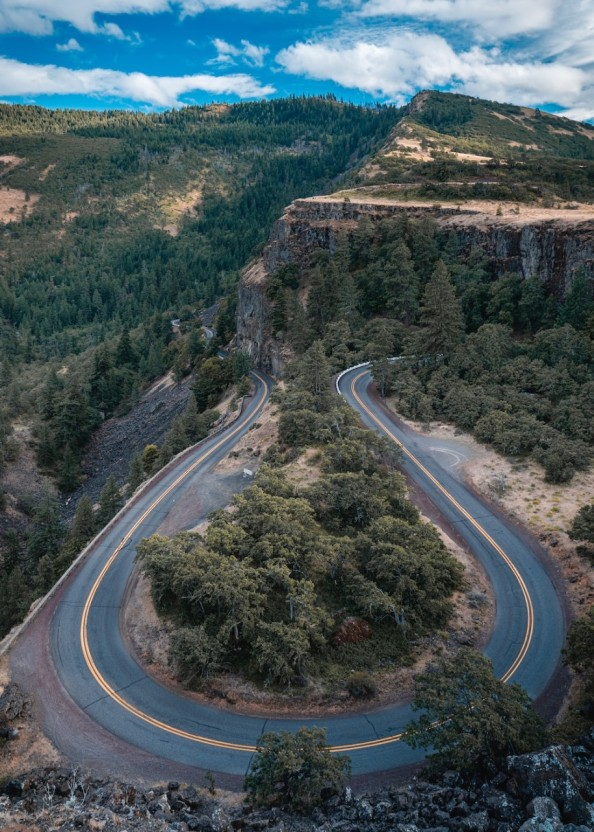
//> input picture 10.jpg, 594 x 832 px
$ ./외곽선_추출   (built with g++ and OpenCV 4)
//> lines starting //> are read from the running program, lines starting //| are printed output that depends on the picture; after the words box and inside, x2 and y2 are one past the last pixel; in counts of white or black regions, pixels touching at a corner belong together
#include <opencv2/opencv.hpp>

using namespace std;
using namespace cv;

int main() {
    Mat image = imread("10.jpg");
//> image is the input picture: 832 rows x 594 cols, CV_8UC3; mean B, G, R 90.8, 87, 72
    //Mat image2 = image.clone();

    //흑백으로 변환
    Mat gray;
    cvtColor(image, gray, COLOR_BGR2GRAY);
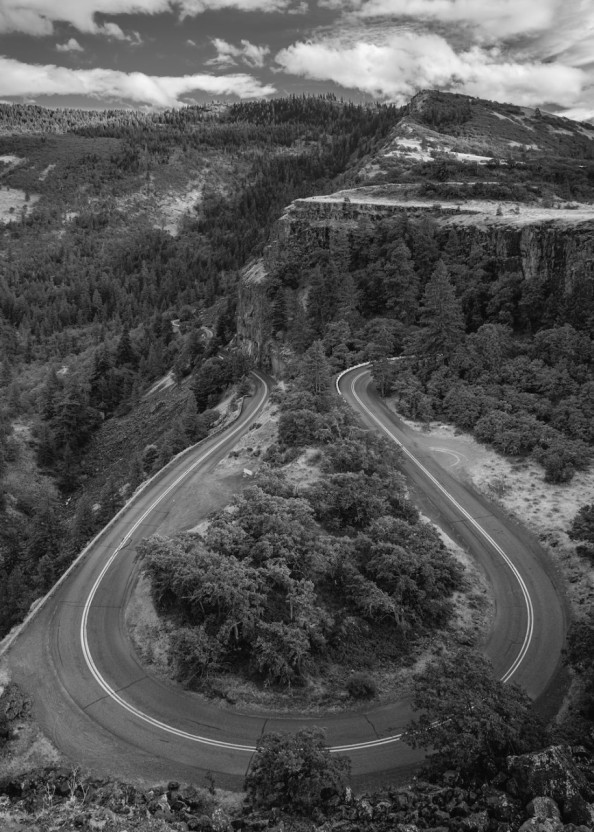
//> gray: 832 rows x 594 cols, CV_8UC1; min 1, max 250, mean 82.9

    //가우시안 블러-노이즈 제거
    GaussianBlur(gray, gray, Size(5, 5), 0);


    //캐니 에지 검출을 사용하여 이미지에서 에지 찾음
    Mat edge;
    Canny(gray, edge, 100, 100);
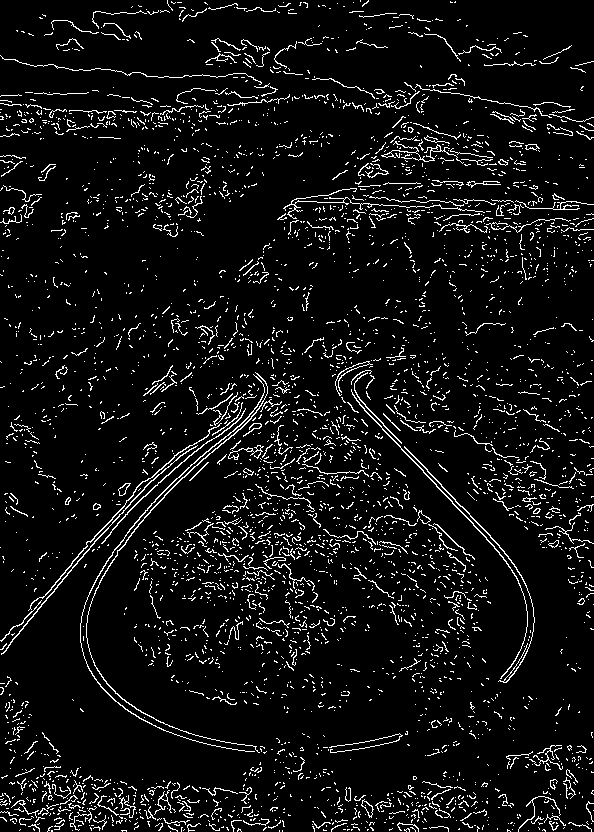
//> edge: 832 rows x 594 cols, CV_8UC1; 6.8% white in thin lines or dots

    //이진화 수행
    Mat thresh;
    threshold(gray, thresh, 127, 255, THRESH_BINARY);
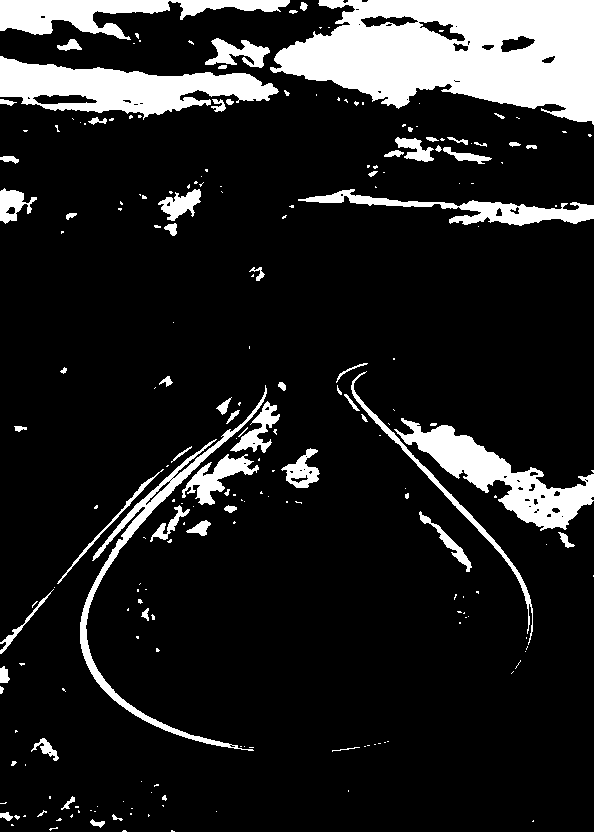
//> thresh: 832 rows x 594 cols, CV_8UC1; 13.8% white; 221 white regions (151 under 20 px), largest, box (x1, y1, x2, y2) and area: (270, 0, 594, 125) 26951, (0, 56, 279, 120) 9013, (394, 418, 594, 531) 6775


    //모폴로지 연산을 사용. 노이즈 제거, 이미지 정리. 객체 구멍 메우기
    //이미지 침식 erode. 노이즈 제거, 객체 크기 즐이기: 흰색 객체의 주변을 검은색으로 채우면서 객체 줄이는 효과
    erode(thresh, thresh, Mat(), Point(-1, -1), 2);
    //이미지 팽창 dilate. 객체 크기 기우거나 끊어진 부분 연결. 흰색 객체의 주변을 검은색으로 채우면서 객체 확장
    dilate(thresh, thresh, Mat(), Point(-1, -1), 2);
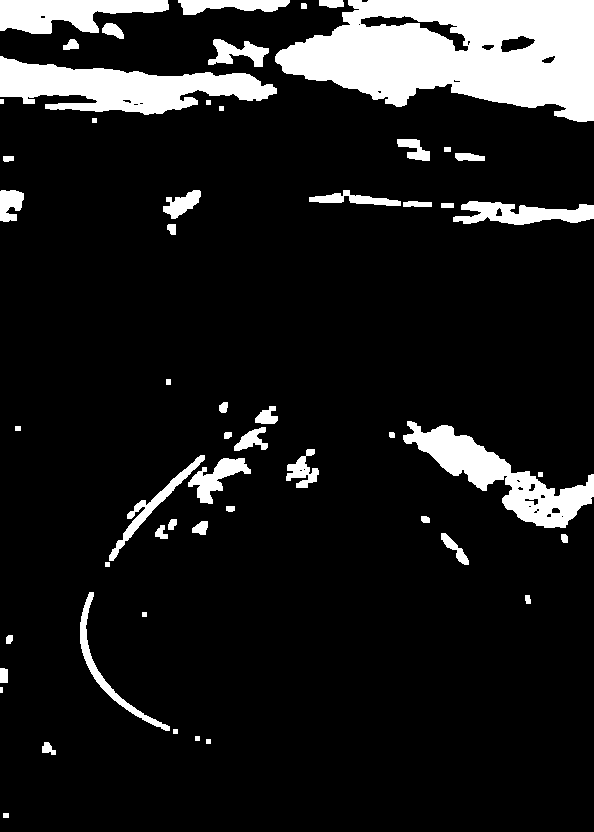
//> thresh: 832 rows x 594 cols, CV_8UC1; 12% white; 55 white regions (1 under 20 px)

    //이진화된 이미지에서 윤곽선 찾기
    vector<vector<Point>> contours;
    vector<Vec4i> hierarchy;
    findContours(thresh.clone(), contours, hierarchy, RETR_EXTERNAL, CHAIN_APPROX_SIMPLE);
//> contours = 55 contours, 11 with area under 20; largest, box (x1, y1, x2, y2) and area: (275, 0, 594, 122) 27358, (0, 56, 277, 115) 8440, (403, 421, 594, 528) 6310, (0, 0, 169, 34) 3488, (453, 201, 594, 225) 1891


    //윤곽선을 이미지에 그림
    for (size_t i = 0; i < contours.size(); i++) {
        const auto& contour = contours[i];
        drawContours(image, vector<vector<Point>>{contour}, -1, Scalar(0, 255, 0), 3);

    }
//> this loop made 55 passes
//> contour on passes 1, 6, 27, 43, 46: 4 Points (x, y): [3, 813], [3, 817], [8, 817], [8, 813], 4 Points (x, y): [0, 687], [0, 692], [2, 692], [2, 687], 4 Points (x, y): [15, 426], [15, 430], [20, 430], [20, 426], 4 Points (x, y): [92, 118], [92, 122], [96, 122], [96, 118], 4 Points (x, y): [0, 99], [0, 103], [3, 103], [3, 99]
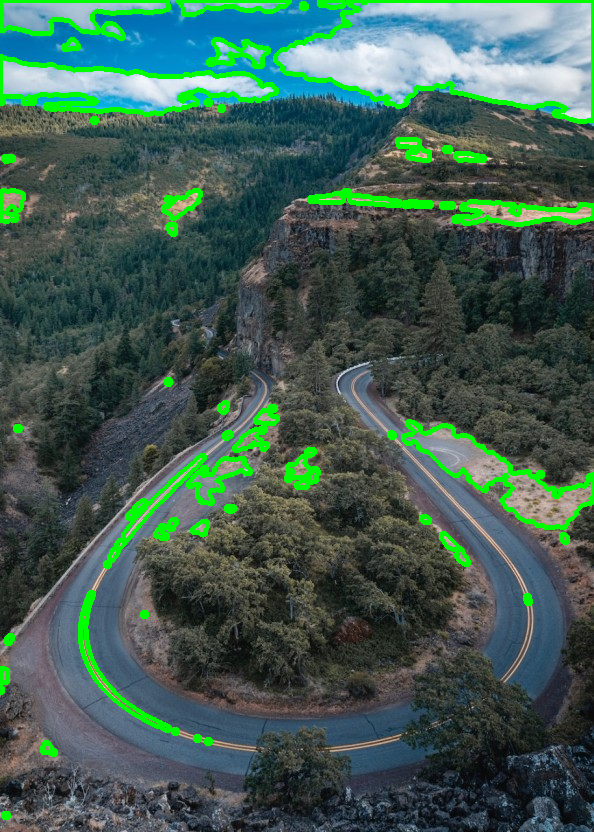
//> image: 832 rows x 594 cols, CV_8UC3; 5.79% of pixels changed, all inside (x1, y1, x2, y2) = (0, 0, 594, 820)

    imshow("contour", image);
    waitKey(0);
    destroyAllWindows();

    return 0;
}

$ run again, with 11.jpg copied over 10.jpg
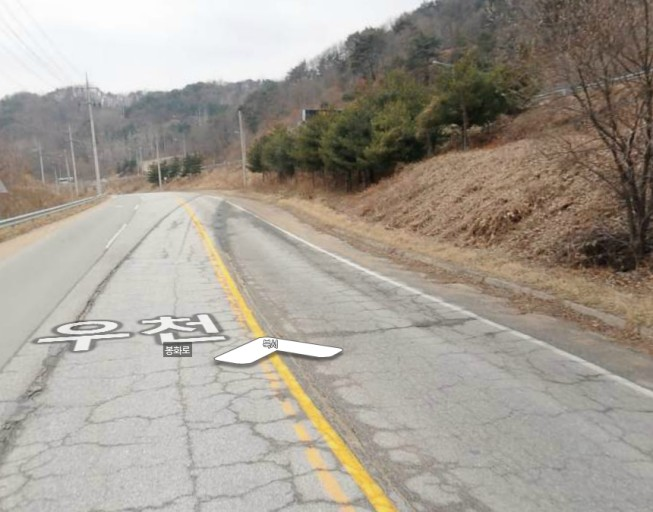
//> input picture 11.jpg, 653 x 512 px
//> image is the input picture: 512 rows x 653 cols, CV_8UC3; mean B, G, R 146.3, 156.3, 163
//> `Canny(gray, edge, 100, 100);`:
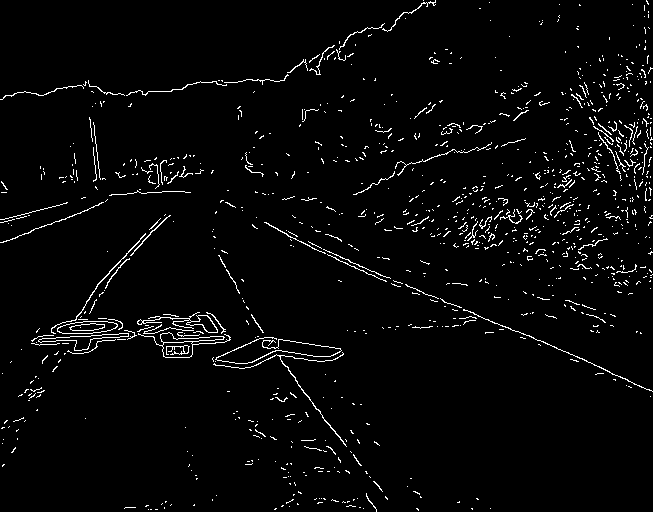
//> edge: 512 rows x 653 cols, CV_8UC1; 3% white in thin lines or dots
//> contours = 17 contours, 4 with area under 20; largest, box (x1, y1, x2, y2) and area: (0, 0, 653, 512) 237134, (194, 115, 208, 130) 131, (239, 131, 246, 157) 120, (641, 328, 653, 339) 88, (399, 201, 413, 210) 77
//> the loop `for (size_t i = 0; i < contours.size(); i++)` made 17 passes
//> after the loop `for (size_t i = 0; i < contours.size(); i++)`:
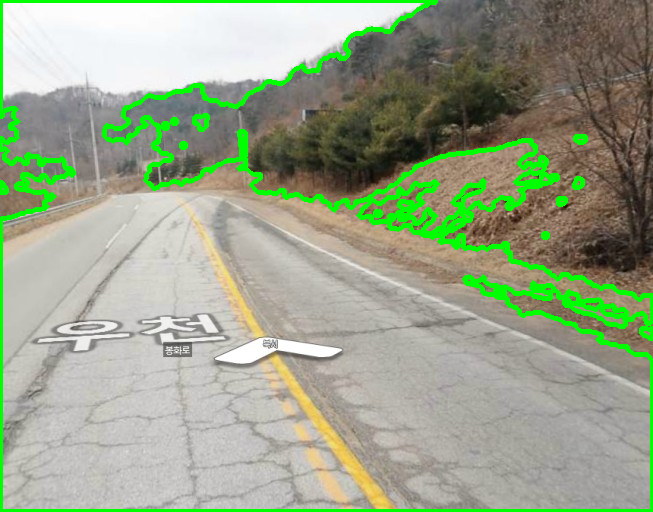
//> image: 512 rows x 653 cols, CV_8UC3; 6.7% of pixels changed, all inside (x1, y1, x2, y2) = (0, 0, 653, 512)

$ run again, with 4.jpg copied over 10.jpg
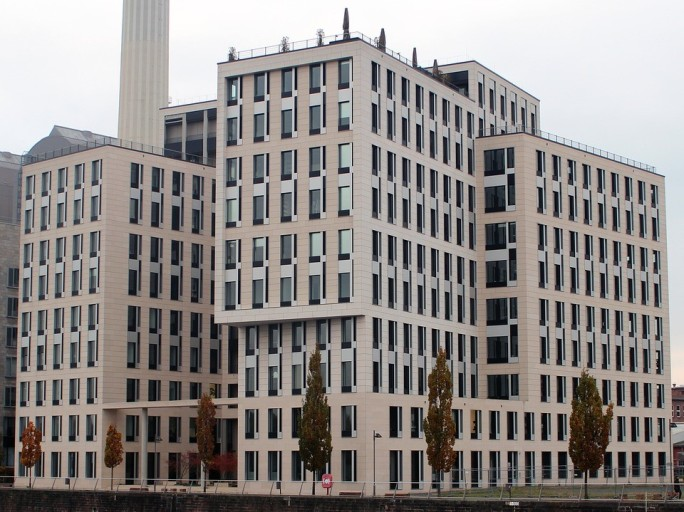
//> input picture 4.jpg, 684 x 512 px
//> image is the input picture: 512 rows x 684 cols, CV_8UC3; mean B, G, R 136.3, 138.3, 143
//> `Canny(gray, edge, 100, 100);`:
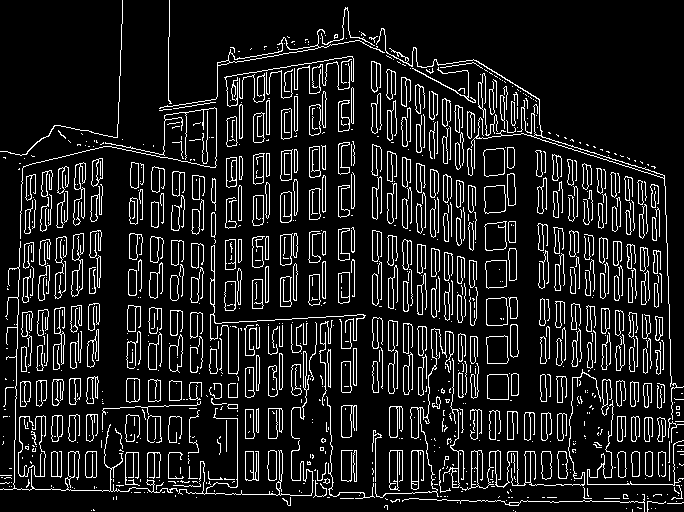
//> edge: 512 rows x 684 cols, CV_8UC1; 11.6% white in thin lines or dots
//> contours = 32 contours, 3 with area under 20; largest, box (x1, y1, x2, y2) and area: (0, 0, 684, 495) 252122, (236, 337, 312, 495) 6408, (608, 420, 670, 453) 753, (671, 423, 684, 443) 187, (420, 465, 431, 492) 175
//> the loop `for (size_t i = 0; i < contours.size(); i++)` made 32 passes
//> contour on passes 30 to 31: 4 Points (x, y): [19, 245], [19, 262], [23, 262], [23, 245], 4 Points (x, y): [20, 223], [20, 229], [24, 229], [24, 223]
//> after the loop `for (size_t i = 0; i < contours.size(); i++)`:
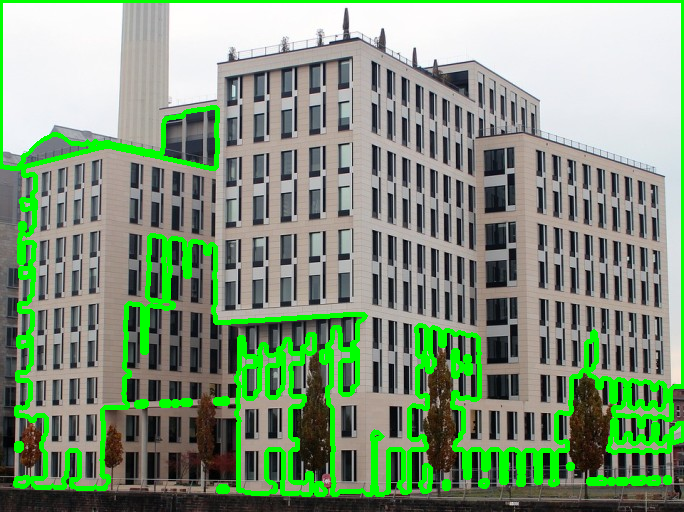
//> image: 512 rows x 684 cols, CV_8UC3; 9.77% of pixels changed, all inside (x1, y1, x2, y2) = (0, 0, 684, 497)

$ run again, with 5.jpg copied over 10.jpg
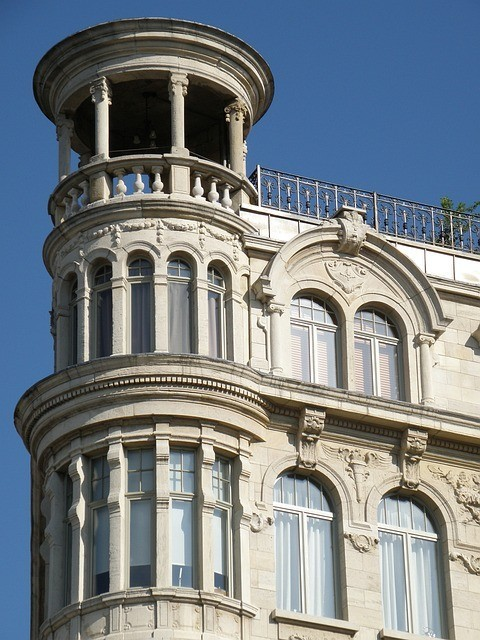
//> input picture 5.jpg, 480 x 640 px
//> image is the input picture: 640 rows x 480 cols, CV_8UC3; mean B, G, R 134, 128.9, 121.3
//> `Canny(gray, edge, 100, 100);`:
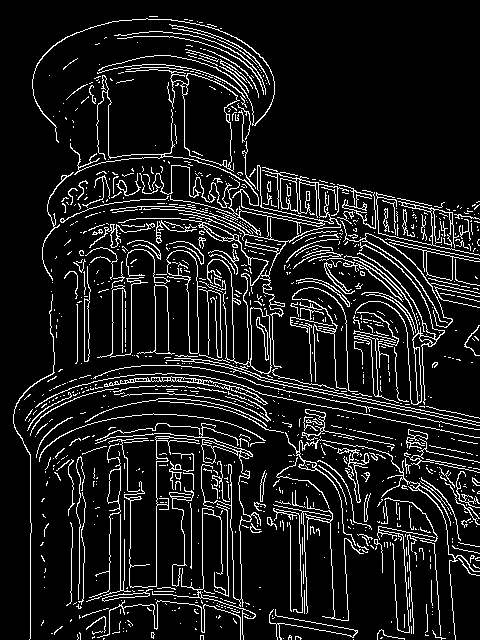
//> edge: 640 rows x 480 cols, CV_8UC1; 10.6% white in thin lines or dots
//> contours = 32 contours, 3 with area under 20; largest, box (x1, y1, x2, y2) and area: (94, 399, 480, 640) 55409, (100, 165, 480, 438) 47304, (342, 207, 480, 297) 3442, (108, 444, 131, 593) 2526, (127, 56, 252, 158) 2430
//> the loop `for (size_t i = 0; i < contours.size(); i++)` made 32 passes
//> contour on passes 18, 32: 4 Points (x, y): [84, 309], [84, 360], [88, 360], [88, 309], 4 Points (x, y): [162, 32], [162, 36], [168, 36], [168, 32]
//> after the loop `for (size_t i = 0; i < contours.size(); i++)`:
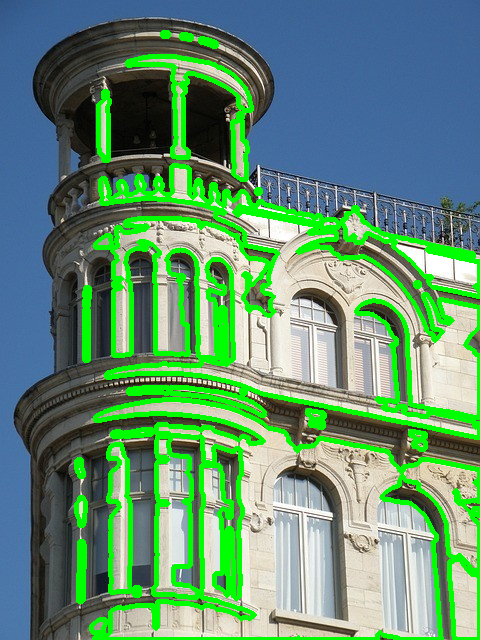
//> image: 640 rows x 480 cols, CV_8UC3; 15.22% of pixels changed, all inside (x1, y1, x2, y2) = (74, 30, 480, 640)
